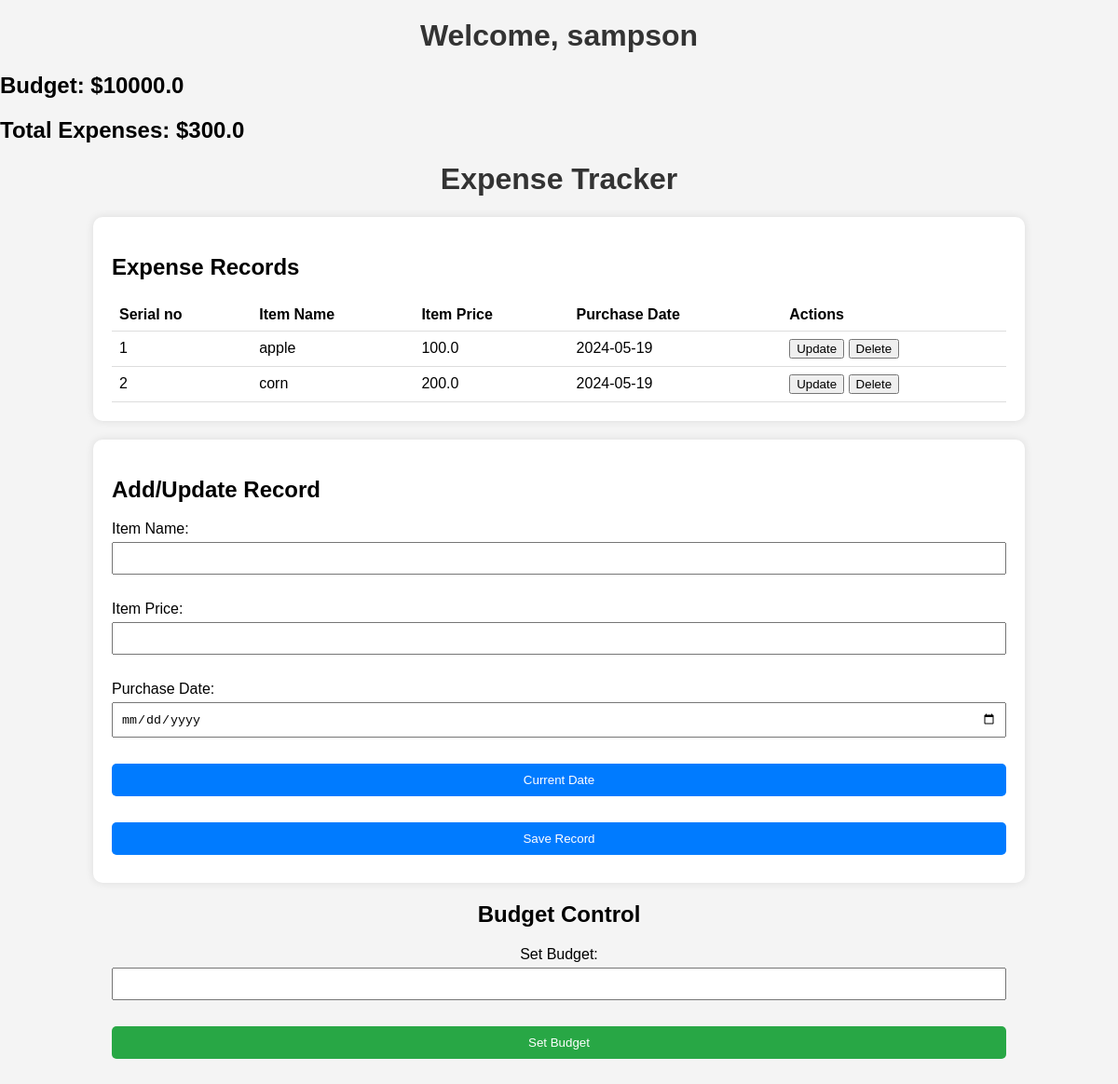
Screenshot of / (signed in) with the database file from the repository.
### tables this page shows
CREATE TABLE budget_table (
                budget REAL NOT NULL
            );

CREATE TABLE expense_record (
                rowid INTEGER PRIMARY KEY,
                item_name TEXT NOT NULL,
                item_price REAL NOT NULL,
                purchase_date DATE NOT NULL
            );

### app.py (the view)
@app.route('/')
def index():
    if 'user_id' not in session:
        return redirect(url_for('user_auth.register'))
    budget = db.get_budget()
    total_expense = db.fetchTotalExpense()
    records = db.fetchRecord("SELECT * FROM expense_record")
    user_name = session.get('user_name', 'Guest')
    return render_template('index.html', user_name=user_name, total_expense=total_expense, budget=budget, records=records)

### mydb.py (called while the page is built)
    def get_db(self):
        db = getattr(g, '_database', None)
        if db is None:
            db = g._database = sqlite3.connect(self.db)
            self.create_tables()
        return db

    def create_tables(self):
        conn = self.get_db()
        cur = conn.cursor()
        cur.execute("""
            CREATE TABLE IF NOT EXISTS expense_record (
                rowid INTEGER PRIMARY KEY AUTOINCREMENT,
                item_name TEXT NOT NULL,
                item_price REAL NOT NULL,
                purchase_date DATE NOT NULL
            )
        """)
        cur.execute("""
            CREATE TABLE IF NOT EXISTS budget_table (
                budget REAL NOT NULL
            )
        """)
        cur.execute("""
            CREATE TABLE IF NOT EXISTS user (
                id INTEGER PRIMARY KEY AUTOINCREMENT,
                username TEXT UNIQUE NOT NULL,
                email TEXT UNIQUE NOT NULL,
                password_hash TEXT NOT NULL
            )
        """)
        conn.commit()
        cur.close()

    def fetchRecord(self, query):
        conn = self.get_db()
        cur = conn.cursor()
        cur.execute(query)
        records = cur.fetchall()
        cur.close()
        return records

    def fetchBudget(self):
        conn = self.get_db()
        cur = conn.cursor()
        cur.execute("SELECT budget FROM budget_table")
        result = cur.fetchone()
        cur.close()
        return result[0] if result else 0

    def fetchTotalExpense(self):
        conn = self.get_db()
        cur = conn.cursor()
        cur.execute("SELECT SUM(item_price) FROM expense_record")
        total_expense_row = cur.fetchone()
        cur.close()
        return total_expense_row[0] if total_expense_row[0] is not None else 0

    def get_budget(self):
        return self.fetchBudget()

### template/index.html (shortened to what this page needs)
<!DOCTYPE html>
<html lang="en">
<head>
    <link rel="stylesheet" href="{{ url_for('static', filename='styles.css') }}">
</head>
<body>
    <h1>Welcome, {{ user_name }}</h1>
    <h2>Budget: ${{ budget }}</h2>
    <h2>Total Expenses: ${{ total_expense }}</h2>
    <h1>Expense Tracker</h1>
    <div id="records">
        <h2>Expense Records</h2>
        <table>
            <thead>
                <tr>
                    <th>Serial no</th>
                    <th>Item Name</th>
                    <th>Item Price</th>
                    <th>Purchase Date</th>
                    <th>Actions</th>
                </tr>
            </thead>
            <tbody>
                {% for record in records %}
                <tr class="record-row" data-rowid="{{ record[0] }}">
                    <td>{{ record[0] }}</td>
                    <td>{{ record[1] }}</td>
                    <td>{{ record[2] }}</td>
                    <td>{{ record[3] }}</td>
                    <td>
                        <button class="update-btn" data-rowid="{{ record[0] }}">Update</button>
                        <button class="delete-btn" data-rowid="{{ record[0] }}">Delete</button>
                    </td>
                </tr>
                {% endfor %}
            </tbody>
        </table>
    </div>
    <div id="form-container">
        <h2>Add/Update Record</h2>
        <form id="record-form" method="POST" action="{{ url_for('expense_management.save_record') }}">
            <label for="item_name">Item Name:</label>
            <input type="text" id="item_name" name="item_name" required><br><br>
            <label for="item_amt">Item Price:</label>
            <input type="number" step="0.01" id="item_amt" name="item_price" required><br><br>
            <label for="transaction_date">Purchase Date:</label>
            <input type="date" id="transaction_date" name="purchase_date" required><br><br>
            <button type="button" id="cur-date">Current Date</button>
            <br><br>
            <button type="submit" id="submit-btn">Save Record</button>
        </form>
    </div>
    <div id="budget-control">
        <h2>Budget Control</h2>
        <form id="budget-form" method="POST" action="{{ url_for('budget_management.set_budget') }}">
            <label for="budget_amt">Set Budget:</label>
            <input type="number" id="budget_amt" name="budget" required><br><br>
            <button type="submit" id="budget-btn">Set Budget</button>
        </form>
    </div>
</body>
</html>

### static/styles.css (style rules this page uses)
body { font-family: Arial, sans-serif; margin: 0; padding: 0; background-color: #f4f4f4; }
h1 { text-align: center; margin-top: 20px; color: #333; }
#records { margin: 20px auto; width: 80%; background-color: #fff; padding: 20px; border-radius: 10px; box-shadow: 0 0 10px rgba(0, 0, 0, 0.1); }
table { width: 100%; border-collapse: collapse; }
table th, table td { padding: 8px; text-align: left; border-bottom: 1px solid #ddd; }
#form-container { margin: 20px auto; width: 80%; background-color: #fff; padding: 20px; border-radius: 10px; box-shadow: 0 0 10px rgba(0, 0, 0, 0.1); }
form label { display: block; margin-bottom: 5px; }
form input[type="text"], form input[type="number"], form input[type="date"], form button { margin-bottom: 10px; padding: 8px; width: 100%; box-sizing: border-box; }
form button { background-color: #007bff; color: #fff; border: none; border-radius: 5px; padding: 10px 20px; cursor: pointer; transition: background-color 0.3s ease; }
#budget-control { margin: 20px auto; width: 80%; text-align: center; }
#budget-btn { background-color: #28a745; color: #fff; border: none; border-radius: 5px; padding: 10px 20px; cursor: pointer; transition: background-color 0.3s ease; }

### rows the page displays
budget_table: budget "10000.0"
expense_record: rowid "1", item_name "apple", item_price "100.0", purchase_date "2024-05-19"
expense_record: rowid "2", item_name "corn", item_price "200.0", purchase_date "2024-05-19"

### other values shown
{{ user_name }} "sampson"
{{ total_expense }} "300.0"
